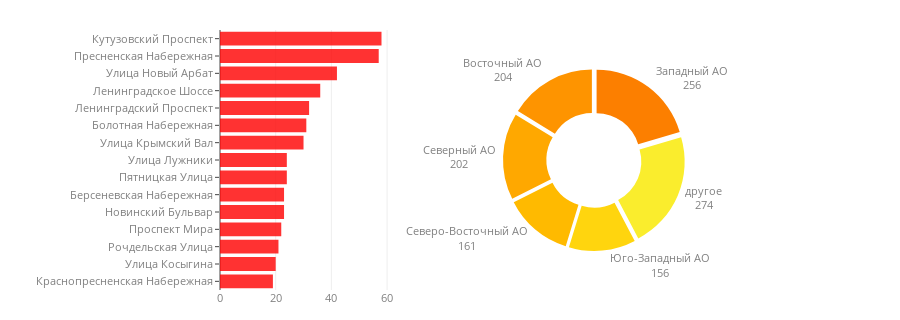

Source (notebook cell):
### Code cell
N_TOP_AREAS = 5
HOLE = 0.5
PULL = 0.05
PIE_AREA_X = [0.1, 1.0]
PIE_AREA_Y = [0.15, 0.85]
BAR_CHART_OPACITY = 0.8
BAR_CHART_COLOR = 'red'
BAR_CHART_CM = "Wistia"
BAR_CHART_LEGEND_X = 0.55
BAR_CHART_LEGEND_Y = 0.0
OTHER_LABEL = "другое"

colormap = matplotlib.cm.get_cmap(BAR_CHART_CM)
norm_val = np.linspace(1.0, 0.2, N_TOP_AREAS + 1)
pieces_colors = list(map(lambda x: matplotlib.colors.rgb2hex(colormap(x)), 
                         norm_val))

for j in range(len(areas)):
    areas[j] = areas[j].replace("административный округ", "АО")

data = [go.Bar(y=streets[:TOP_STREETS_VIS], 
                x=street_activity[:TOP_STREETS_VIS],
                marker=dict(color='red'), 
                orientation='h', 
                opacity=BAR_CHART_OPACITY, 
                showlegend=False),
        
        go.Pie(values=area_activity[:N_TOP_AREAS]+[sum(area_activity[N_TOP_AREAS+1:])],
                labels=areas[:N_TOP_AREAS]+[OTHER_LABEL],
                domain=dict(x=PIE_AREA_X, y=PIE_AREA_Y),
                hoverinfo="label+percent+value",
                textinfo='label+value', 
               textposition = 'outside',
                hole=HOLE,
                sort=False,
                #showlegend=True,
                marker=dict(colors=pieces_colors), 
                pull=PULL
              )]

FONT_SIZE = 11
TICK_LEN = 4
PLOT_HEIGHT = 320
PLOT_WIDTH = 900
BAR_CHART_AREA_X = [0, 0.25]
BAR_CHART_AREA_Y = [0, 1.0]
MARGIN = go.layout.Margin(l=220, t=30, b=30, r=0)

layout = go.Layout(height=PLOT_HEIGHT, width=PLOT_WIDTH,
                   showlegend=False, 
                   margin=MARGIN, 
                   xaxis=dict(domain=BAR_CHART_AREA_X),
                   font=dict(size=FONT_SIZE, color='grey'),
                   yaxis=dict(domain=BAR_CHART_AREA_Y, 
                              autorange="reversed", 
                              ticklen=TICK_LEN)
                  )

fig = go.Figure(data=data, layout=layout)
py.iplot(fig, show_link=False)

### Figure 1 — Plotly figure (JSON) as saved in the notebook; plotly's stock layout.template omitted (floating-point values rounded to 4 significant figures)
{"data": [{"marker": {"color": "red"}, "opacity": 0.8, "orientation": "h", "showlegend": false, "type": "bar", "uid": "5b24a98a-fbc0-11e8-a2b6-3c15c2cf2370", "x": [58, 57, 42, 36, 32, 31, 30, 24, 24, 23, 23, 22, 21, 20, 19], "y": ["Кутузовский Проспект", "Пресненская Набережная", "Улица Новый Арбат", "Ленинградское Шоссе", "Ленинградский Проспект", "Болотная Набережная", "Улица Крымский Вал", "Улица Лужники", "Пятницкая Улица", "Берсеневская Набережная", "Новинский Бульвар", "Проспект Мира", "Рочдельская Улица", "Улица Косыгина", "Краснопресненская Набережная"]}, {"domain": {"x": [0.1, 1], "y": [0.15, 0.85]}, "hole": 0.5, "hoverinfo": "label+percent+value", "labels": ["Западный АО", "Восточный АО", "Северный АО", "Северо-Восточный АО", "Юго-Западный АО", "другое"], "marker": {"colors": ["#fc7f00", "#fe9400", "#ffa800", "#ffba00", "#ffd50e", "#faed2d"]}, "pull": 0.05, "sort": false, "textinfo": "label+value", "textposition": "outside", "type": "pie", "uid": "5b27fb12-fbc0-11e8-8ceb-3c15c2cf2370", "values": [256, 204, 202, 161, 156, 274]}], "layout": {"font": {"color": "grey", "size": 11}, "height": 320, "margin": {"b": 30, "l": 220, "r": 0, "t": 30}, "showlegend": false, "width": 900, "xaxis": {"domain": [0, 0.25]}, "yaxis": {"autorange": "reversed", "domain": [0, 1], "ticklen": 4}}}
